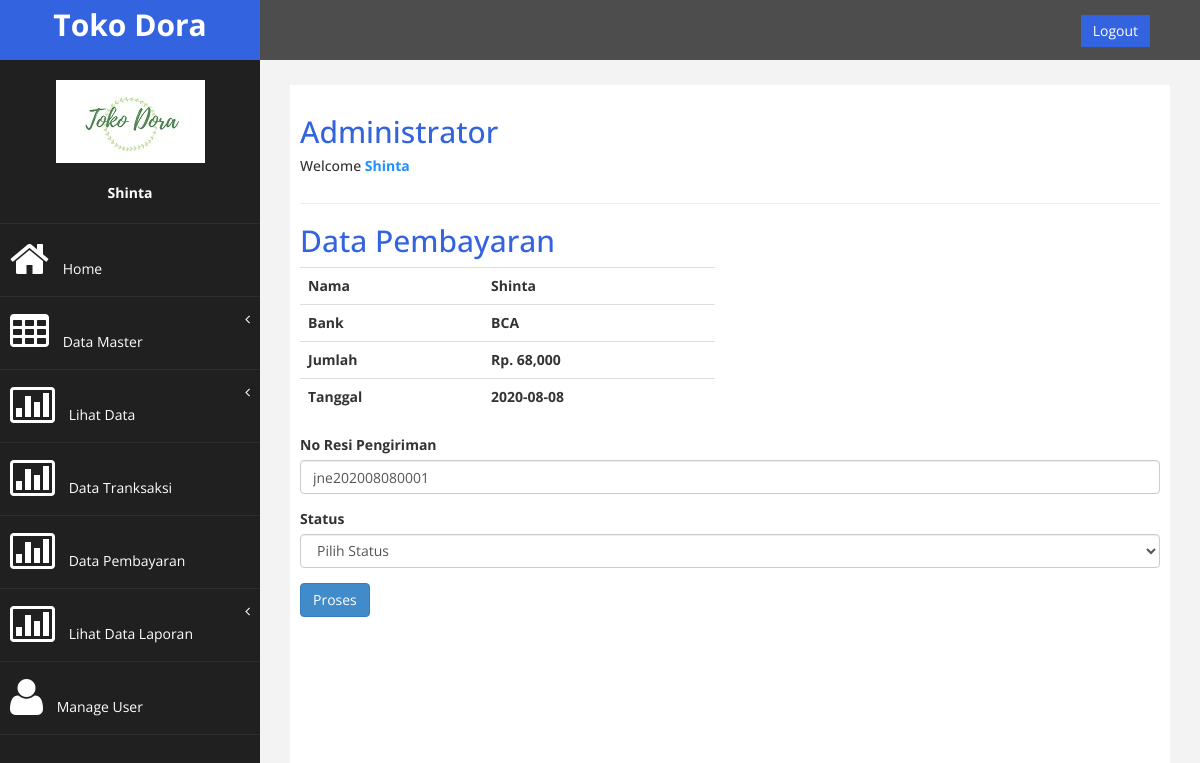
/admin/admin.php?page=pembayaran&id=115 (signed in), run on the app's committed database.
### tables this page shows
CREATE TABLE `pembayaran` (
  `id_pembayaran` int(11) NOT NULL,
  `id_pembelian` int(11) NOT NULL,
  `nama` varchar(100) NOT NULL,
  `nama_bank` varchar(100) NOT NULL,
  `jumlah` int(11) NOT NULL,
  `tanggal` date NOT NULL,
  `bukti` varchar(255) NOT NULL
);

CREATE TABLE `pembelian` (
  `id_pembelian` int(11) NOT NULL,
  `id_pelanggan` int(11) NOT NULL,
  `nama` varchar(50) NOT NULL,
  `email` varchar(100) NOT NULL,
  `nama_kota` varchar(100) NOT NULL,
  `alamat_tujuan` varchar(200) NOT NULL,
  `jenis_pengiriman` varchar(50) NOT NULL,
  `jenis_paket` varchar(20) NOT NULL,
  `ongkir` int(11) NOT NULL,
  `total_berat` int(11) NOT NULL,
  `id_bank` int(20) NOT NULL,
  `nama_bank` varchar(50) NOT NULL,
  `kode_pembayaran` varchar(20) NOT NULL,
  `tanggal_pembelian` date NOT NULL,
  `total_pembelian` int(20) NOT NULL,
  `status` varchar(100) NOT NULL DEFAULT 'pending',
  `nomor_resi` varchar(100) NOT NULL
);

### admin/pembayaran.php (the view, shortened to what this page needs)
<h2>Data Pembayaran</h2>
<?php
include 'koneksi.php';
$id_pembelian = $_GET['id'];
$ambil = $koneksi->query("SELECT *FROM pembayaran JOIN pembelian ON pembayaran.id_pembelian = pembelian.id_pembelian WHERE pembayaran.id_pembelian= $id_pembelian");
$data = $ambil->fetch_assoc();
?>
<div class="row">
	<div class="col-md-6">
		<table class="table">
			<tr>
				<th>Nama</th>
				<th><?php echo $data['nama'];?></th>
			</tr>
			<tr>
				<th>Bank</th>
				<th><?php echo $data['nama_bank'];?></th>
			</tr>
			<tr>
				<th>Jumlah</th>
				<th>Rp. <?php echo number_format($data['jumlah']); ?></th>
			</tr>
			<tr>
				<th>Tanggal</th>
				<th><?php echo $data['tanggal']; ?></th>
			</tr>
		</table>
	</div>
	<div class="col-md-6">
	</div>
</div>
<form method="post">
	<div class="form-group">
		<label>No Resi Pengiriman</label>
		<input type="text" class="form-control" name="resi" value="<?php echo $data['nomor_resi'];?>">
	</div>
	<div class="form-group">
		<label>Status</label>
		<select class="form-control" name="status">
			<option value="">Pilih Status</option>
		</select>
	</div>
	<button class="btn btn-primary" name="proses">Proses</button>
</form>

### admin/assets/css/custom.css (style rules this page uses)
body { font-family: 'Open Sans', sans-serif; }
h2 { color: #3363de; }

### data on the page
pembayaran: id_pembelian.nama "Shinta", id_pembelian.nama_bank "BCA", jumlah "68,000", tanggal "2020-08-08", resi "jne202008080001"

### other printed values
$_SESSION["admin"]['nama'] "Shinta"
